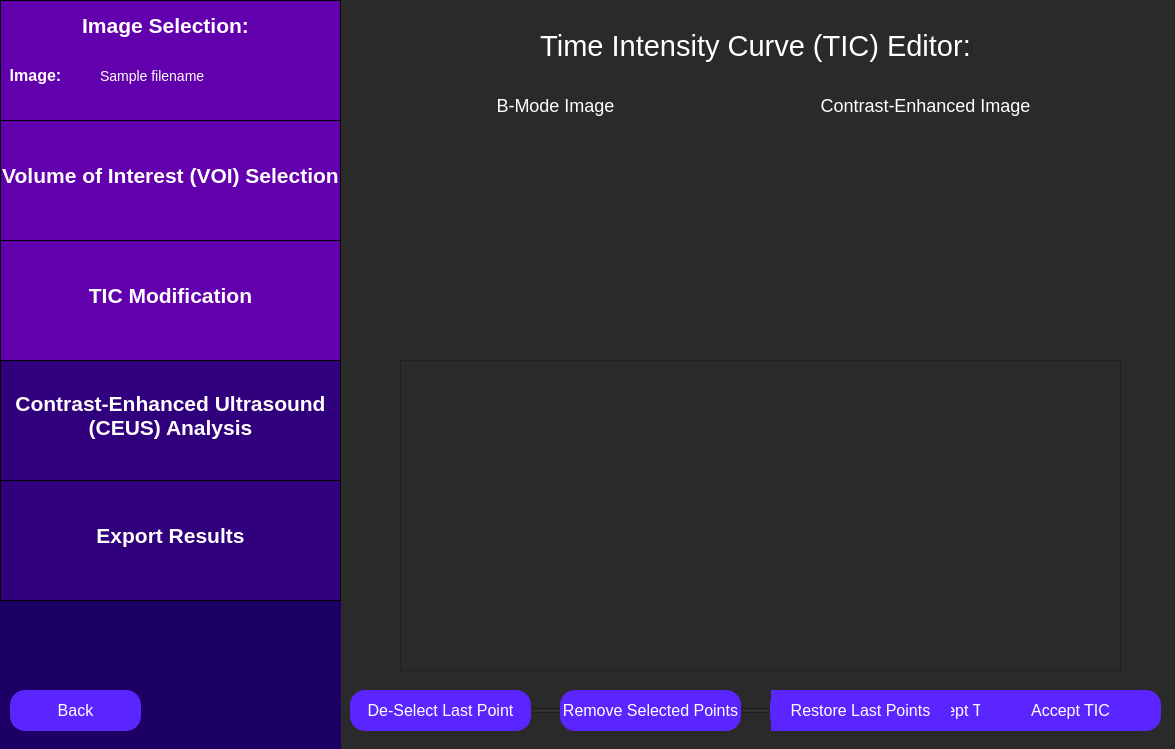
<?xml version="1.0" encoding="UTF-8"?>
<ui version="4.0">
 <class>ticEditor</class>
 <widget class="QWidget" name="ticEditor">
  <property name="geometry">
   <rect>
    <x>0</x>
    <y>0</y>
    <width>1175</width>
    <height>749</height>
   </rect>
  </property>
  <property name="windowTitle">
   <string>TIC Editor</string>
  </property>
  <property name="styleSheet">
   <string notr="true">QWidget {
	background: rgb(42, 42, 42);
}</string>
  </property>
  <widget class="QLabel" name="analysisParamsLabel_2">
   <property name="geometry">
    <rect>
     <x>470</x>
     <y>-20</y>
     <width>571</width>
     <height>131</height>
    </rect>
   </property>
   <property name="styleSheet">
    <string notr="true">QLabel {
	font-size: 29px;
	color: rgb(255, 255, 255);
	background-color: rgba(255, 255, 255, 0);
}</string>
   </property>
   <property name="text">
    <string>Time Intensity Curve (TIC) Editor:</string>
   </property>
   <property name="textFormat">
    <enum>Qt::AutoText</enum>
   </property>
   <property name="scaledContents">
    <bool>false</bool>
   </property>
   <property name="alignment">
    <set>Qt::AlignCenter</set>
   </property>
   <property name="wordWrap">
    <bool>true</bool>
   </property>
  </widget>
  <widget class="QPushButton" name="selectT0Button">
   <property name="geometry">
    <rect>
     <x>680</x>
     <y>690</y>
     <width>171</width>
     <height>41</height>
    </rect>
   </property>
   <property name="styleSheet">
    <string notr="true">QPushButton {
	color: white;
	font-size: 16px;
	background: rgb(90, 37, 255);
	border-radius: 15px;
}</string>
   </property>
   <property name="text">
    <string>Select Start Time (T0)</string>
   </property>
  </widget>
  <widget class="QWidget" name="sidebar" native="true">
   <property name="geometry">
    <rect>
     <x>0</x>
     <y>0</y>
     <width>341</width>
     <height>751</height>
    </rect>
   </property>
   <property name="toolTip">
    <string>&lt;html&gt;&lt;head/&gt;&lt;body&gt;&lt;p&gt;&lt;br/&gt;&lt;/p&gt;&lt;/body&gt;&lt;/html&gt;</string>
   </property>
   <property name="styleSheet">
    <string notr="true">QWidget {
	background-color: rgb(28, 0, 101);
}</string>
   </property>
   <widget class="QFrame" name="imageSelectionSidebar">
    <property name="geometry">
     <rect>
      <x>0</x>
      <y>0</y>
      <width>341</width>
      <height>121</height>
     </rect>
    </property>
    <property name="styleSheet">
     <string notr="true">QFrame {
	background-color: rgb(99, 0, 174);
	border: 1px solid black;
}</string>
    </property>
    <property name="frameShape">
     <enum>QFrame::StyledPanel</enum>
    </property>
    <property name="frameShadow">
     <enum>QFrame::Raised</enum>
    </property>
    <widget class="QLabel" name="imageSelectionLabelSidebar">
     <property name="geometry">
      <rect>
       <x>70</x>
       <y>0</y>
       <width>191</width>
       <height>51</height>
      </rect>
     </property>
     <property name="styleSheet">
      <string notr="true">QLabel {
	font-size: 21px;
	color: rgb(255, 255, 255);
	background-color: rgba(255, 255, 255, 0);
	border: 0px;
	font-weight: bold;
}</string>
     </property>
     <property name="text">
      <string>Image Selection:</string>
     </property>
     <property name="alignment">
      <set>Qt::AlignCenter</set>
     </property>
    </widget>
    <widget class="QLabel" name="imageLabel">
     <property name="geometry">
      <rect>
       <x>-60</x>
       <y>50</y>
       <width>191</width>
       <height>51</height>
      </rect>
     </property>
     <property name="styleSheet">
      <string notr="true">QLabel {
	font-size: 16px;
	color: rgb(255, 255, 255);
	background-color: rgba(255, 255, 255, 0);
	border: 0px;
	font-weight: bold;
}</string>
     </property>
     <property name="text">
      <string>Image:</string>
     </property>
     <property name="alignment">
      <set>Qt::AlignCenter</set>
     </property>
    </widget>
    <widget class="QLabel" name="imagePathInput">
     <property name="geometry">
      <rect>
       <x>100</x>
       <y>50</y>
       <width>241</width>
       <height>51</height>
      </rect>
     </property>
     <property name="styleSheet">
      <string notr="true">QLabel {
	font-size: 14px;
	color: rgb(255, 255, 255);
	background-color: rgba(255, 255, 255, 0);
	border: 0px;
}</string>
     </property>
     <property name="text">
      <string>Sample filename </string>
     </property>
     <property name="alignment">
      <set>Qt::AlignLeading|Qt::AlignLeft|Qt::AlignVCenter</set>
     </property>
    </widget>
   </widget>
   <widget class="QFrame" name="roiSidebar">
    <property name="geometry">
     <rect>
      <x>0</x>
      <y>120</y>
      <width>341</width>
      <height>121</height>
     </rect>
    </property>
    <property name="styleSheet">
     <string notr="true">QFrame {
	background-color: rgb(99, 0, 174);
	border: 1px solid black;
}</string>
    </property>
    <property name="frameShape">
     <enum>QFrame::StyledPanel</enum>
    </property>
    <property name="frameShadow">
     <enum>QFrame::Raised</enum>
    </property>
    <widget class="QLabel" name="roiSidebarLabel">
     <property name="geometry">
      <rect>
       <x>0</x>
       <y>30</y>
       <width>341</width>
       <height>51</height>
      </rect>
     </property>
     <property name="styleSheet">
      <string notr="true">QLabel {
	font-size: 21px;
	color: rgb(255, 255, 255);
	background-color: rgba(255, 255, 255, 0);
	border: 0px;
	font-weight: bold;
}</string>
     </property>
     <property name="text">
      <string>Volume of Interest (VOI) Selection</string>
     </property>
     <property name="alignment">
      <set>Qt::AlignCenter</set>
     </property>
    </widget>
   </widget>
   <widget class="QFrame" name="rfAnalysisSidebar">
    <property name="geometry">
     <rect>
      <x>0</x>
      <y>480</y>
      <width>341</width>
      <height>121</height>
     </rect>
    </property>
    <property name="styleSheet">
     <string notr="true">QFrame {
	background-color:  rgb(49, 0, 124);
	border: 1px solid black;
}</string>
    </property>
    <property name="frameShape">
     <enum>QFrame::StyledPanel</enum>
    </property>
    <property name="frameShadow">
     <enum>QFrame::Raised</enum>
    </property>
    <widget class="QLabel" name="rfAnalysisLabel">
     <property name="geometry">
      <rect>
       <x>0</x>
       <y>30</y>
       <width>341</width>
       <height>51</height>
      </rect>
     </property>
     <property name="styleSheet">
      <string notr="true">QLabel {
	font-size: 21px;
	color: rgb(255, 255, 255);
	background-color: rgba(255, 255, 255, 0);
	border: 0px;
	font-weight: bold;
}</string>
     </property>
     <property name="text">
      <string>Export Results</string>
     </property>
     <property name="alignment">
      <set>Qt::AlignCenter</set>
     </property>
    </widget>
   </widget>
   <widget class="QFrame" name="ticAnalysisSidebar">
    <property name="geometry">
     <rect>
      <x>0</x>
      <y>360</y>
      <width>341</width>
      <height>121</height>
     </rect>
    </property>
    <property name="styleSheet">
     <string notr="true">QFrame {
	background-color:  rgb(49, 0, 124);
	border: 1px solid black;
}</string>
    </property>
    <property name="frameShape">
     <enum>QFrame::StyledPanel</enum>
    </property>
    <property name="frameShadow">
     <enum>QFrame::Raised</enum>
    </property>
    <widget class="QLabel" name="ticAnalysisLabel">
     <property name="geometry">
      <rect>
       <x>0</x>
       <y>30</y>
       <width>341</width>
       <height>51</height>
      </rect>
     </property>
     <property name="styleSheet">
      <string notr="true">QLabel {
	font-size: 21px;
	color: rgb(255, 255, 255);
	background-color: rgba(255, 255, 255, 0);
	border: 0px;
	font-weight: bold;
}</string>
     </property>
     <property name="text">
      <string>Contrast-Enhanced Ultrasound
(CEUS) Analysis</string>
     </property>
     <property name="alignment">
      <set>Qt::AlignCenter</set>
     </property>
    </widget>
   </widget>
  </widget>
  <widget class="QFrame" name="analysisParamsSidebar">
   <property name="geometry">
    <rect>
     <x>0</x>
     <y>240</y>
     <width>341</width>
     <height>121</height>
    </rect>
   </property>
   <property name="styleSheet">
    <string notr="true">QFrame {
	background-color: rgb(99, 0, 174);
	border: 1px solid black;
}</string>
   </property>
   <property name="frameShape">
    <enum>QFrame::StyledPanel</enum>
   </property>
   <property name="frameShadow">
    <enum>QFrame::Raised</enum>
   </property>
   <widget class="QLabel" name="analysisParamsLabel">
    <property name="geometry">
     <rect>
      <x>0</x>
      <y>30</y>
      <width>341</width>
      <height>51</height>
     </rect>
    </property>
    <property name="styleSheet">
     <string notr="true">QLabel {
	font-size: 21px;
	color: rgb(255, 255, 255);
	background-color: rgba(255, 255, 255, 0);
	border: 0px;
	font-weight:bold;
}</string>
    </property>
    <property name="text">
     <string>TIC Modification</string>
    </property>
    <property name="alignment">
     <set>Qt::AlignCenter</set>
    </property>
   </widget>
  </widget>
  <widget class="QFrame" name="ticFrame">
   <property name="geometry">
    <rect>
     <x>400</x>
     <y>360</y>
     <width>721</width>
     <height>311</height>
    </rect>
   </property>
   <property name="frameShape">
    <enum>QFrame::StyledPanel</enum>
   </property>
   <property name="frameShadow">
    <enum>QFrame::Raised</enum>
   </property>
  </widget>
  <widget class="QSlider" name="t0Slider">
   <property name="geometry">
    <rect>
     <x>490</x>
     <y>690</y>
     <width>281</width>
     <height>41</height>
    </rect>
   </property>
   <property name="orientation">
    <enum>Qt::Horizontal</enum>
   </property>
  </widget>
  <widget class="QPushButton" name="acceptT0Button">
   <property name="geometry">
    <rect>
     <x>870</x>
     <y>690</y>
     <width>171</width>
     <height>41</height>
    </rect>
   </property>
   <property name="styleSheet">
    <string notr="true">QPushButton {
	color: white;
	font-size: 16px;
	background: rgb(90, 37, 255);
	border-radius: 15px;
}</string>
   </property>
   <property name="text">
    <string>Accept T0</string>
   </property>
  </widget>
  <widget class="QPushButton" name="deSelectLastPointButton">
   <property name="geometry">
    <rect>
     <x>350</x>
     <y>690</y>
     <width>181</width>
     <height>41</height>
    </rect>
   </property>
   <property name="styleSheet">
    <string notr="true">QPushButton {
	color: white;
	font-size: 16px;
	background: rgb(90, 37, 255);
	border-radius: 15px;
}</string>
   </property>
   <property name="text">
    <string>De-Select Last Point</string>
   </property>
  </widget>
  <widget class="QPushButton" name="removeSelectedPointsButton">
   <property name="geometry">
    <rect>
     <x>560</x>
     <y>690</y>
     <width>181</width>
     <height>41</height>
    </rect>
   </property>
   <property name="styleSheet">
    <string notr="true">QPushButton {
	color: white;
	font-size: 16px;
	background: rgb(90, 37, 255);
	border-radius: 15px;
}</string>
   </property>
   <property name="text">
    <string>Remove Selected Points</string>
   </property>
  </widget>
  <widget class="QPushButton" name="restoreLastPointsButton">
   <property name="geometry">
    <rect>
     <x>770</x>
     <y>690</y>
     <width>181</width>
     <height>41</height>
    </rect>
   </property>
   <property name="styleSheet">
    <string notr="true">QPushButton {
	color: white;
	font-size: 16px;
	background: rgb(90, 37, 255);
	border-radius: 15px;
}</string>
   </property>
   <property name="text">
    <string>Restore Last Points</string>
   </property>
  </widget>
  <widget class="QPushButton" name="acceptTicButton">
   <property name="geometry">
    <rect>
     <x>980</x>
     <y>690</y>
     <width>181</width>
     <height>41</height>
    </rect>
   </property>
   <property name="styleSheet">
    <string notr="true">QPushButton {
	color: white;
	font-size: 16px;
	background: rgb(90, 37, 255);
	border-radius: 15px;
}</string>
   </property>
   <property name="text">
    <string>Accept TIC</string>
   </property>
  </widget>
  <widget class="QPushButton" name="backButton">
   <property name="geometry">
    <rect>
     <x>10</x>
     <y>690</y>
     <width>131</width>
     <height>41</height>
    </rect>
   </property>
   <property name="styleSheet">
    <string notr="true">QPushButton {
	color: white;
	font-size: 16px;
	background: rgb(90, 37, 255);
	border-radius: 15px;
}</string>
   </property>
   <property name="text">
    <string>Back</string>
   </property>
  </widget>
  <widget class="QLabel" name="bmodeCoverLabel">
   <property name="geometry">
    <rect>
     <x>440</x>
     <y>120</y>
     <width>231</width>
     <height>211</height>
    </rect>
   </property>
   <property name="styleSheet">
    <string notr="true">QLabel {
	background-color: transparent;
}</string>
   </property>
   <property name="text">
    <string/>
   </property>
  </widget>
  <widget class="QLabel" name="sagittalPlaneLabel">
   <property name="geometry">
    <rect>
     <x>420</x>
     <y>80</y>
     <width>271</width>
     <height>51</height>
    </rect>
   </property>
   <property name="styleSheet">
    <string notr="true">QLabel {
	font-size: 18px;
	color: rgb(255, 255, 255);
	background-color: rgba(255, 255, 255, 0);
}</string>
   </property>
   <property name="text">
    <string>B-Mode Image</string>
   </property>
   <property name="alignment">
    <set>Qt::AlignCenter</set>
   </property>
   <property name="textInteractionFlags">
    <set>Qt::NoTextInteraction</set>
   </property>
  </widget>
  <widget class="QLabel" name="mcBmodeDisplayLabel">
   <property name="geometry">
    <rect>
     <x>440</x>
     <y>120</y>
     <width>231</width>
     <height>211</height>
    </rect>
   </property>
   <property name="text">
    <string/>
   </property>
  </widget>
  <widget class="QLabel" name="mcCeDisplayLabel">
   <property name="geometry">
    <rect>
     <x>810</x>
     <y>120</y>
     <width>231</width>
     <height>211</height>
    </rect>
   </property>
   <property name="text">
    <string/>
   </property>
  </widget>
  <widget class="QLabel" name="ceCoverLabel">
   <property name="geometry">
    <rect>
     <x>810</x>
     <y>120</y>
     <width>231</width>
     <height>211</height>
    </rect>
   </property>
   <property name="styleSheet">
    <string notr="true">QLabel {
	background-color: transparent;
}</string>
   </property>
   <property name="text">
    <string/>
   </property>
  </widget>
  <widget class="QLabel" name="coronalPlaneLabel">
   <property name="geometry">
    <rect>
     <x>790</x>
     <y>80</y>
     <width>271</width>
     <height>51</height>
    </rect>
   </property>
   <property name="styleSheet">
    <string notr="true">QLabel {
	font-size: 18px;
	color: rgb(255, 255, 255);
	background-color: rgba(255, 255, 255, 0);
}</string>
   </property>
   <property name="text">
    <string>Contrast-Enhanced Image</string>
   </property>
   <property name="alignment">
    <set>Qt::AlignCenter</set>
   </property>
   <property name="textInteractionFlags">
    <set>Qt::NoTextInteraction</set>
   </property>
  </widget>
  <zorder>mcBmodeDisplayLabel</zorder>
  <zorder>analysisParamsLabel_2</zorder>
  <zorder>selectT0Button</zorder>
  <zorder>sidebar</zorder>
  <zorder>analysisParamsSidebar</zorder>
  <zorder>ticFrame</zorder>
  <zorder>t0Slider</zorder>
  <zorder>acceptT0Button</zorder>
  <zorder>deSelectLastPointButton</zorder>
  <zorder>removeSelectedPointsButton</zorder>
  <zorder>restoreLastPointsButton</zorder>
  <zorder>acceptTicButton</zorder>
  <zorder>backButton</zorder>
  <zorder>bmodeCoverLabel</zorder>
  <zorder>sagittalPlaneLabel</zorder>
  <zorder>mcCeDisplayLabel</zorder>
  <zorder>ceCoverLabel</zorder>
  <zorder>coronalPlaneLabel</zorder>
 </widget>
 <resources/>
 <connections/>
</ui>
